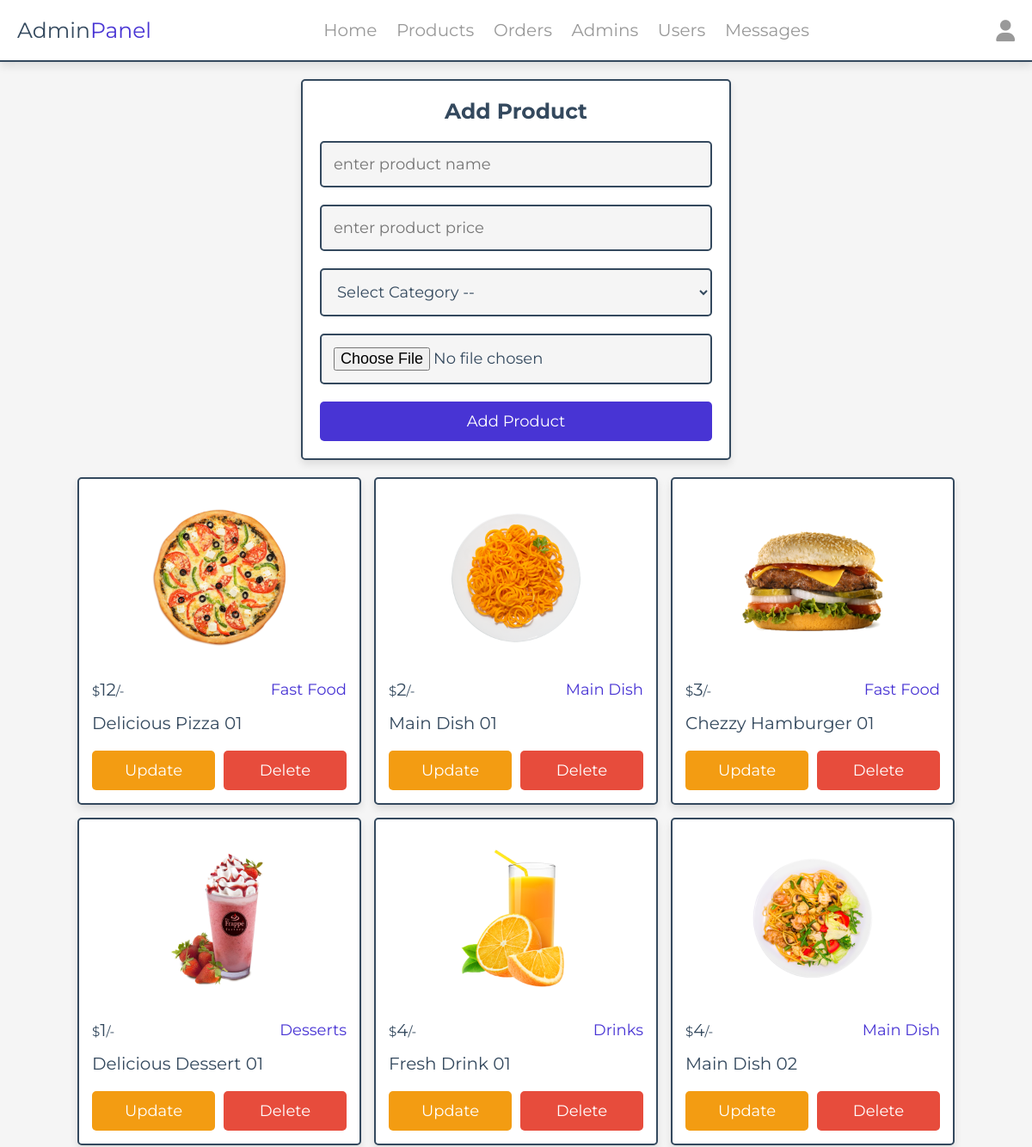
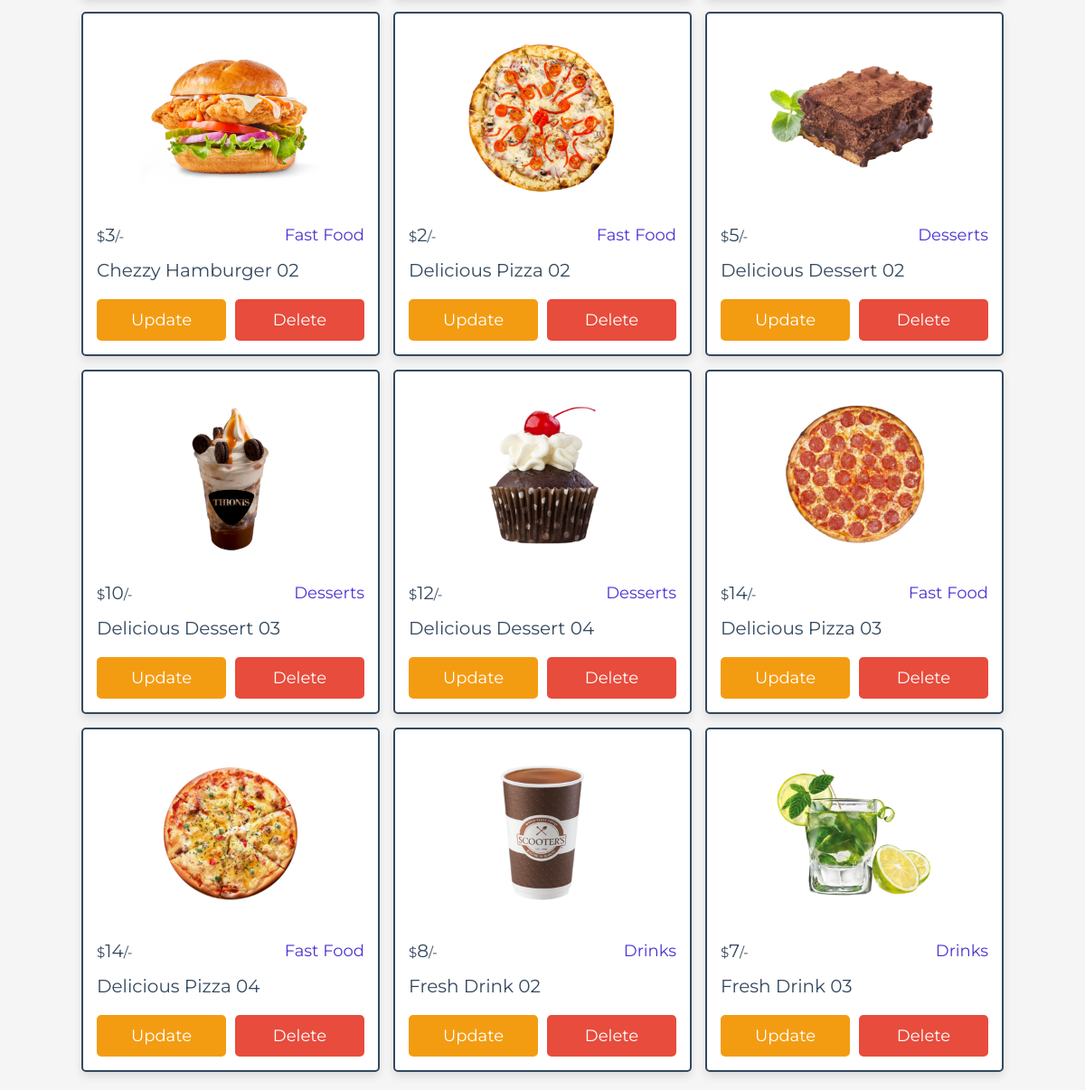
The app's page /admin/products.php (signed in) with its own data (2 pictures, top to bottom).
### tables this page shows
CREATE TABLE `products` (
  `product_id` int(11) NOT NULL,
  `product_name` varchar(100) NOT NULL,
  `product_category` varchar(100) NOT NULL,
  `product_price` int(11) NOT NULL,
  `product_img` varchar(200) NOT NULL
);

### components/function.php (called while the page is built, shortened)
<?php
function getAllDate($table, $col = '', $value = '')
{
    global $connection;
    $condition = '';
    $data = $connection->query("SELECT * FROM `$table` $condition");
    $data = $data->fetchAll(PDO::FETCH_ASSOC);
    return $data;
}

### admin/products.php (the view, shortened to what this page needs)
<?php
include '../components/connection.php';
include '../components/function.php';
?>
<?php
$value_name = '';
$value_price = '';
?>
<?php include '../components/admin_navbar.php'; ?>
<section class="add-products">
    <form action="" method="POST" enctype="multipart/form-data">
        <h3>Add product</h3>
        <input type="text" required placeholder="enter product name" name="product_name" maxlength="100" class="box" value="<?php echo $value_name ?>">
        <input type="number" min="0" max="9999999999" required placeholder="enter product price" name="product_price" value="<?php echo $value_price ?>" onkeypress="if(this.value.length == 10) return false;" class="box">
        <select name="product_category" class="box" required>
            <option value="" disabled selected>Select Category --</option>
        </select>
        <input type="file" name="photo" id="userPhoto" class="box input-file" accept="image/*" required>
        <input type="submit" value="add product" name="add_product" class="btn">
    </form>
</section>
<section class="show-products" style="padding-top: 0;">
    <div class="box-container">
        <?php
        $show_products = getAllDate("products");
        if (count($show_products) > 0) {
            foreach ($show_products as $product) {
        ?>
                <div class="box">
                    <img src="../uploaded_img2/<?php echo $product['product_img'] ?>" alt="">
                    <div class="flex">
                        <div class="price"><span>$</span><?= $product['product_price']; ?><span>/-</span></div>
                        <div class="category"><?= $product['product_category']; ?></div>
                    </div>
                    <div class="name"><?= $product['product_name']; ?></div>
                    <div class="flex-btn">
                        <a href="update_product.php?update=<?= $product['product_id']; ?>" class="option-btn">update</a>
                        <a href="products.php?delete=<?= $product['product_id'] . "&imge=" . $product['product_img'] ?>" class="delete-btn" onclick="return confirm('delete this product?');">delete</a>
                    </div>
                </div>
        <?php
            }
        } else {
            echo '<p class="empty">no products added yet!</p>';
        }
        ?>
    </div>
</section>
<?php include '../components/admin_footer.php' ?>

### css/admin_style.css (style rules this page uses)
:root { --main-color: #4834d4; --red: #e74c3c; --orange: #f39c12; --black: #34495e; --white: #fff; --light-bg: #f5f5f5; --light-color: #999; --border: 0.2rem solid var(--black); --box-shadow: 0 0.5rem 1rem rgba(0, 0, 0, 0.1); }
* { font-family: "Montserrat", sans-serif; margin: 0; padding: 0; box-sizing: border-box; text-decoration: none; outline: none; border: none; }
html { font-size: 62.5%; overflow-x: hidden; }
body { background-color: var(--light-bg); }
section { max-width: 1200px; margin: 0 auto; padding: 2rem; }
.btn, .delete-btn, .option-btn { display: block; margin-top: 1rem; border-radius: 0.5rem; cursor: pointer; width: 100%; font-size: 1.8rem; color: var(--white); padding: 1.2rem 3rem; text-transform: capitalize; text-align: center; }
.btn { background-color: var(--main-color); }
.delete-btn { background-color: var(--red); }
.option-btn { background-color: var(--orange); }
.flex-btn { display: flex; gap: 1rem; }
.add-products form { margin: 0 auto; max-width: 50rem; background-color: var(--white); border-radius: 0.5rem; box-shadow: var(--box-shadow); border: var(--border); padding: 2rem; text-align: center; }
.add-products form h3 { margin-bottom: 1rem; font-size: 2.5rem; color: var(--black); text-transform: capitalize; }
.add-products form .box { background-color: var(--light-bg); border: var(--border); width: 100%; padding: 1.4rem; font-size: 1.8rem; color: var(--black); border-radius: 0.5rem; margin: 1rem 0; }
.show-products .box-container { display: grid; grid-template-columns: repeat(auto-fit, 33rem); gap: 1.5rem; justify-content: center; align-items: flex-start; }
.show-products .box-container .box { background-color: var(--white); border-radius: 0.5rem; box-shadow: var(--box-shadow); border: var(--border); padding: 1.5rem; }
.show-products .box-container .box img { width: 100%; height: 20rem; object-fit: contain; margin-bottom: 1rem; }
.show-products .box-container .box .name { font-size: 2rem; color: var(--black); padding: 1rem 0; text-transform: capitalize; }
.show-products .box-container .box .flex { display: flex; align-items: center; gap: 1rem; justify-content: space-between; }
.show-products .box-container .box .flex .category { font-size: 1.8rem; color: var(--main-color); text-transform: capitalize; }
.show-products .box-container .box .flex .price { font-size: 2rem; color: var(--black); margin: 0.5rem 0; }
.show-products .box-container .box .flex .price span { font-size: 1.5rem; }

### records on screen
products: product_img (picture), product_price "12", product_category "Fast Food", product_name "Delicious Pizza 01"
products: product_img (picture), product_price "2", product_category "Main Dish", product_name "Main Dish 01"
products: product_img (picture), product_price "3", product_category "Fast Food", product_name "Chezzy Hamburger 01"
products: product_img (picture), product_price "1", product_category "Desserts", product_name "Delicious Dessert 01"
products: product_img (picture), product_price "4", product_category "Drinks", product_name "Fresh Drink 01"
products: product_img (picture), product_price "4", product_category "Main Dish", product_name "Main Dish 02"
products: product_img (picture), product_price "3", product_category "Fast Food", product_name "Chezzy Hamburger 02"
products: product_img (picture), product_price "2", product_category "Fast Food", product_name "Delicious Pizza 02"
products: product_img (picture), product_price "5", product_category "Desserts", product_name "Delicious Dessert 02"
products: product_img (picture), product_price "10", product_category "Desserts", product_name "Delicious Dessert 03"
products: product_img (picture), product_price "12", product_category "Desserts", product_name "Delicious Dessert 04"
products: product_img (picture), product_price "14", product_category "Fast Food", product_name "Delicious Pizza 03"
products: product_img (picture), product_price "14", product_category "Fast Food", product_name "Delicious Pizza 04"
products: product_img (picture), product_price "8", product_category "Drinks", product_name "Fresh Drink 02"
products: product_img (picture), product_price "7", product_category "Drinks", product_name "Fresh Drink 03"
